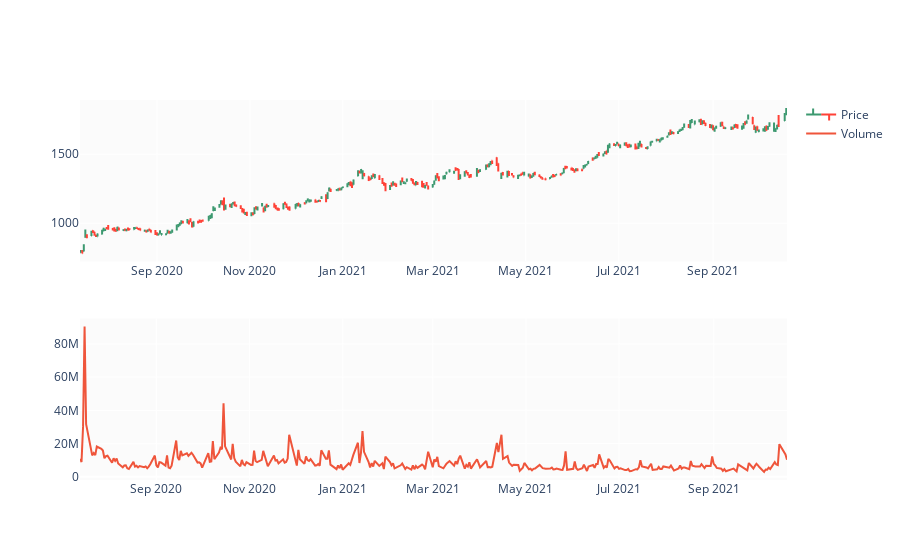

Notebook cell for this chart:
### Code cell
fig = make_subplots(rows=2, cols=1)

fig.add_trace(go.Ohlc(x=df.Date,
                      open=df.Open,
                      high=df.High,
                      low=df.Low,
                      close=df.Close,
                      name='Price'), row=1, col=1)

fig.add_trace(go.Scatter(x=df.Date, y=df.Volume, name='Volume'), row=2, col=1)

fig.update(layout_xaxis_rangeslider_visible=False)
fig.show()

### Figure 1 — Plotly figure (JSON) as saved in the notebook; plotly's stock layout.template omitted (floating-point values rounded to 4 significant figures; data arrays with more than 128 entries replaced by an {"elided": "..."} marker saying what was removed)
{"data": [{"close": {"elided": "317 float values"}, "high": {"elided": "317 float values"}, "low": {"elided": "317 float values"}, "name": "Price", "open": {"elided": "317 float values"}, "type": "ohlc", "x": {"elided": "317 str values"}, "xaxis": "x", "yaxis": "y"}, {"name": "Volume", "type": "scatter", "x": {"elided": "317 str values"}, "xaxis": "x2", "y": {"elided": "317 int values"}, "yaxis": "y2"}], "layout": {"xaxis": {"anchor": "y", "domain": [0, 1], "rangeslider": {"visible": false}}, "xaxis2": {"anchor": "y2", "domain": [0, 1]}, "yaxis": {"anchor": "x", "domain": [0.575, 1]}, "yaxis2": {"anchor": "x2", "domain": [0, 0.425]}}}
